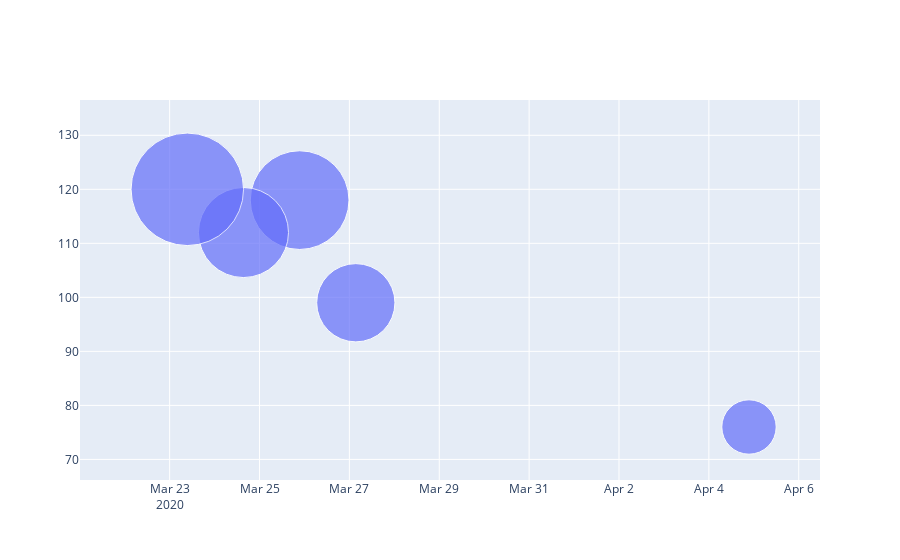

Write notebook code for a chart like this one.
### Markdown cell above
<font size = 3> Pour l'instant rien de très folichon. <br><br>
 Nous avons construit un graphique qui lie des projets à un niveau d'emissione en kg eq. CO2. <br><br>
 J'ai utilisé les 'mode' <b>markers</b> pour pouvoir affecter une taille à mes bulles en fonction de la durée de mes projets en appelant l'argument <b>'marker_size'</b> <br><br>   
Ici les durées sont exprimées dans des valeurs bien plus grandes que mes emissions donc je vais devoir retravailler un peu mes "bulles" pour qu'elles soient harmonieuses dans mon graphique. <br><br>    

Pour cela je vais utiliser l'argument <b>marker_sizeref</b> et la formule suivante : <br>
$ \frac{2.*max(array)}{(taille-max-souhaitée) ²}$    <br>
    j'impose aussi une taille minimum avec l'argument <b>marker_sizemin</b>
    
 </font>

### Code cell
fig= go.Figure(
go.Scatter( x=df.timestamp, y=df.emissions,mode='markers',
           marker_size=df.duration, marker_sizeref=2.*max(df.duration)/(15**2), marker_sizemin=10, #15 est choisi pour avoir un rendu à mon goût
           
)
)
fig.show()

### Figure 1 — Plotly figure (JSON) as saved in the notebook; plotly's stock layout.template omitted (floating-point values rounded to 4 significant figures)
{"data": [{"marker": {"size": [695, 383, 634, 792, 551], "sizemin": 10, "sizeref": 7.04}, "mode": "markers", "type": "scatter", "x": ["2020-03-25T21:26:11", "2020-04-04T21:26:11", "2020-03-24T15:26:11", "2020-03-23T09:26:11", "2020-03-27T03:26:11"], "y": [118, 76, 112, 120, 99]}], "layout": {}}
